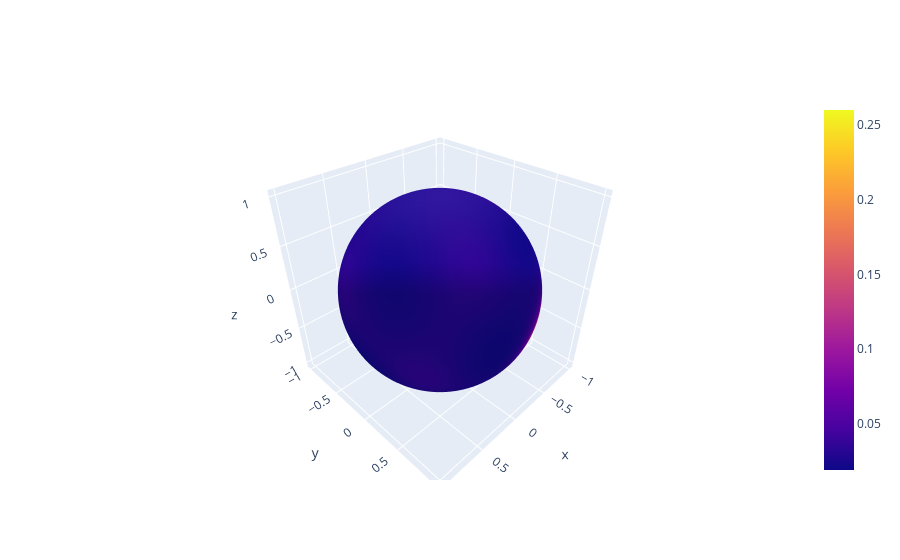

The cell this chart's notebook holds for it:
### Code cell
dist = e3nn.SphericalSignal(
    grid_values = mean_true_dist.grid_values[1][9],
    quadrature = mean_true_dist.quadrature,
)
go.Figure(go.Surface(dist.plotly_surface()))

### Figure 1 — Plotly figure (JSON) as saved in the notebook; plotly's stock layout.template omitted (floating-point values rounded to 4 significant figures; data arrays with more than 128 entries replaced by an {"elided": "..."} marker saying what was removed)
{"data": [{"surfacecolor": {"elided": "92x180 float values"}, "type": "surface", "x": {"elided": "92x180 float values"}, "y": {"elided": "92x180 float values"}, "z": {"elided": "92x180 float values"}}], "layout": {}}
